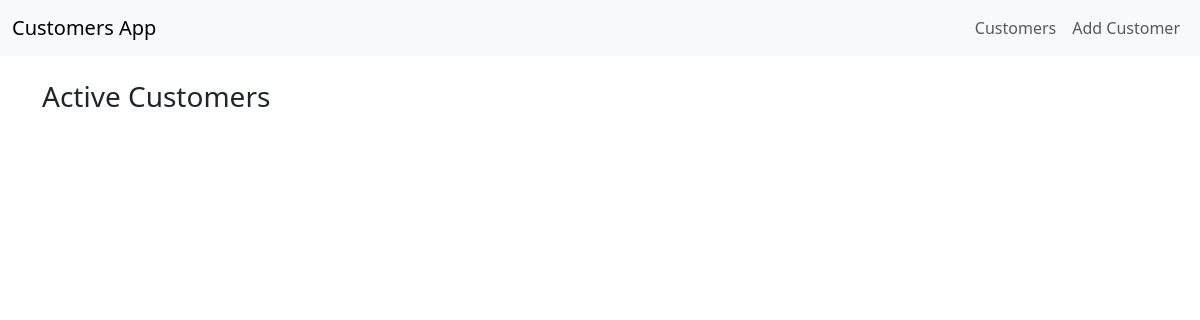
Before: / with the older database file.
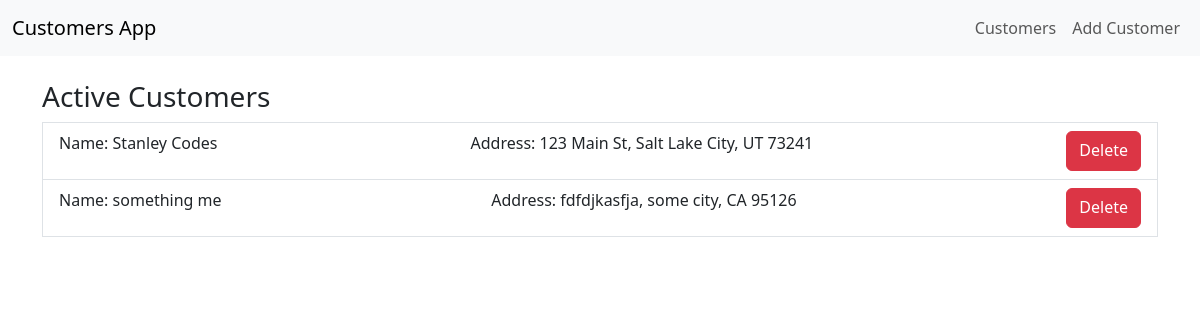
After: the same page with the newer database file.
### customers/models.py (models this page shows)
class Customer(models.Model):
    first_name = models.TextField()
    last_name = models.TextField()
    address = models.TextField()
    city = models.TextField()
    zipcode = models.TextField()
    state = models.TextField()

### customers/views.py (the view)
# urls.py: path('', views.CustomersView.as_view(), name='index'),
class CustomersView(ListView):
    template_name='customers.html'
    model = Customer
    context_object_name = 'customers'
    def get_queryset(self) -> QuerySet[Any]:
        return self.model.objects.all()

### customers/templates/customers.html
{% extends 'base.html' %}
{% block main %}
<div>
    <h3>
        Active Customers
    </h3>
    <ul id="customers" class="list-group">
        {% include "customer_list.html" %}
    </ul>
</div>
{% endblock %}

### customers/templates/base.html (shortened to what this page needs)
{% load static %}
<!DOCTYPE html>
<html lang="en">
<head>
    <link href="https://cdn.jsdelivr.net/npm/bootstrap@5.3.2/dist/css/bootstrap.min.css" rel="stylesheet">
</head>
<body>
    {% include 'navbar.html' %}
    <div class="container mt-4">
        {% block main%}
        {% endblock %}
    </div>
</body>
</html>

### customers/templates/navbar.html
<nav class="navbar navbar-expand-lg navbar-light bg-light">
    <div class="container-fluid">
        <a class="navbar-brand" href="{% url 'index' %}">Customers App</a>
        <ul class="navbar-nav ml-auto">
           <li class="nav-item">
             <a class="nav-link" href="{% url 'index' %}">Customers</a>
            </li>
            <li class="nav-item">
                <a class="nav-link" href="{% url 'add-customer' %}">Add Customer</a>
            </li>
        </ul>
    </div>
</nav>

### customers/templates/customer_list.html
<div>
    {% for customer in customers %}
        <li class="list-group-item">
            <div class="d-flex justify-content-between">
            <p>Name: {{customer.first_name}} {{customer.last_name}}</p>
            <p>Address: {{customer.address}}, {{customer.city}}, {{customer.state}} {{customer.zipcode}} </p>
            <a type="button" class="btn btn-danger" hx-delete="{% url 'delete_customer' customer.id%}"  hx-target="#customers">
                Delete
            </a>
            </div>
        </li>
    {% endfor %}
</div>

Changed rows visible on the page:
added Customer: first_name "Stanley", last_name "Codes", address "123 Main St", city "Salt Lake City", state "UT", zipcode "73241"
added Customer: first_name "something", last_name "me", address "fdfdjkasfja", city "some city", state "CA", zipcode "95126"
